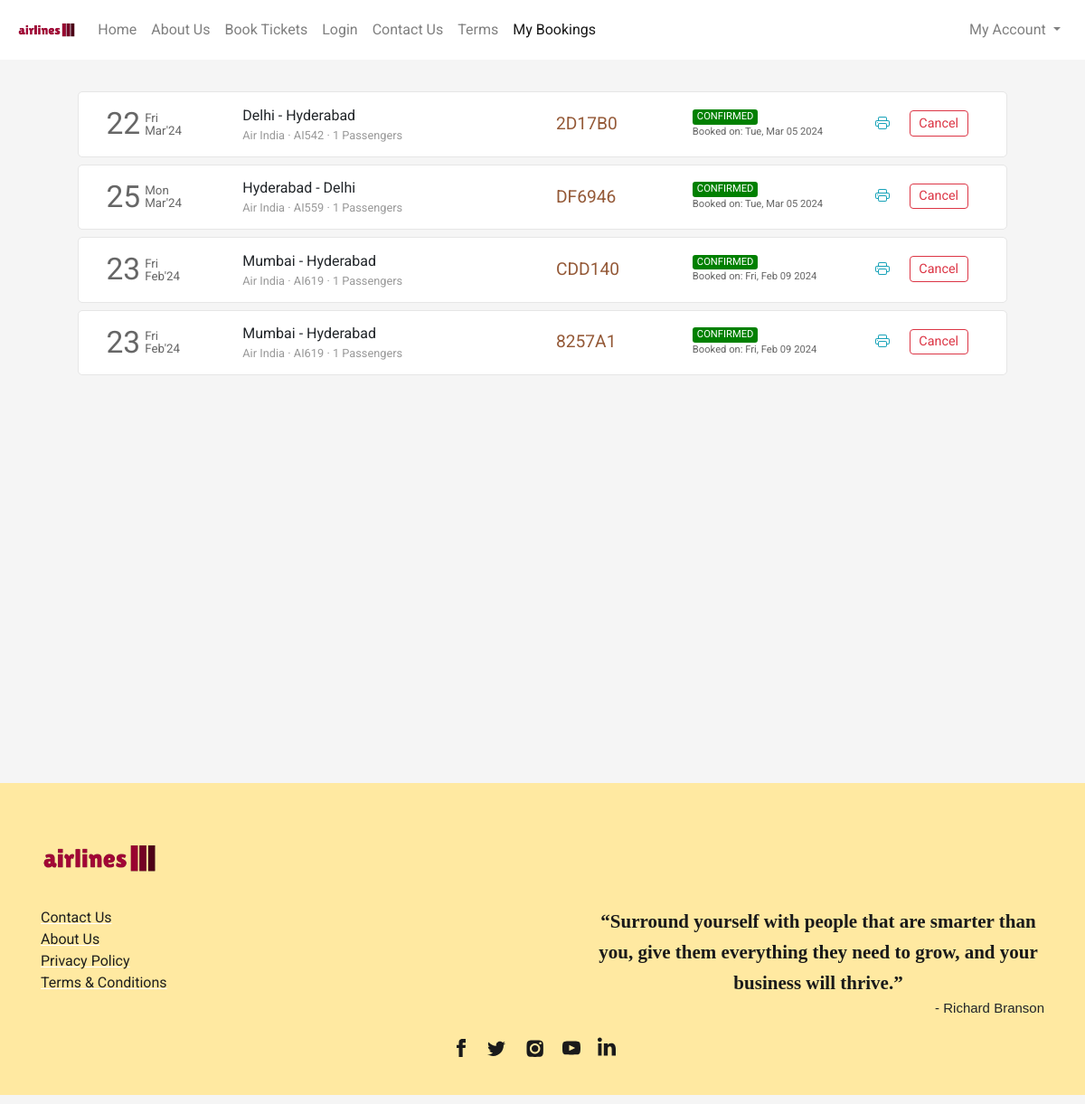
The app's page /flight/bookings (signed in) with its own data.
### flight/models.py (models this page shows, shortened)
class Ticket(models.Model):
    user = models.ForeignKey(User,on_delete=models.CASCADE,related_name="bookings", blank=True, null=True)
    ref_no = models.CharField(max_length=6, unique=True)
    passengers = models.ManyToManyField(Passenger, related_name="flight_tickets")
    flight = models.ForeignKey(Flight, on_delete=models.CASCADE, related_name="tickets", blank=True, null=True)
    flight_ddate = models.DateField(blank=True, null=True)
    flight_adate = models.DateField(blank=True, null=True)
    flight_fare = models.FloatField(blank=True,null=True)
    other_charges = models.FloatField(blank=True,null=True)
    coupon_used = models.CharField(max_length=15,blank=True)
    coupon_discount = models.FloatField(default=0.0)
    total_fare = models.FloatField(blank=True, null=True)
    seat_class = models.CharField(max_length=20, choices=SEAT_CLASS)
    booking_date = models.DateTimeField(default=datetime.now)
    mobile = models.CharField(max_length=20,blank=True)
    email = models.EmailField(max_length=45, blank=True)
    status = models.CharField(max_length=45, choices=TICKET_STATUS)

class Flight(models.Model):
    origin = models.ForeignKey(Place, on_delete=models.CASCADE, related_name="departures")
    destination = models.ForeignKey(Place, on_delete=models.CASCADE, related_name="arrivals")
    depart_time = models.TimeField(auto_now=False, auto_now_add=False)
    depart_day = models.ManyToManyField(Week, related_name="flights_of_the_day")
    duration = models.DurationField(null=True)
    arrival_time = models.TimeField(auto_now=False, auto_now_add=False)
    plane = models.CharField(max_length=24)
    airline = models.CharField(max_length=64)
    economy_fare = models.FloatField(null=True)
    business_fare = models.FloatField(null=True)
    first_fare = models.FloatField(null=True)

class Place(models.Model):
    city = models.CharField(max_length=64)
    airport = models.CharField(max_length=64)
    code = models.CharField(max_length=3)
    country = models.CharField(max_length=64)

### flight/views.py (the view)
# urls.py: path('flight/bookings', views.bookings, name="bookings"),
def bookings(request):
    if request.user.is_authenticated:
        tickets = Ticket.objects.filter(user=request.user).order_by('-booking_date')
        return render(request, 'flight/bookings.html', {
            'page': 'bookings',
            'tickets': tickets
        })
    else:
        return HttpResponseRedirect(reverse('login'))

### flight/templates/flight/bookings.html (shortened to what this page needs)
{% extends 'flight/layout.html' %}
{% load static %}
{% block head %}
    <link rel="stylesheet" href="{% static 'css/bookings_style.css' %}">
{% endblock head %}
{% block body %}
    <section class="section section1">
        <div class="container">
            {% if tickets %}
                {% for ticket in tickets %}
                    <div class="row each-booking-div" id="{{ticket.ref_no}}">
                        <div class="col-2" style="display: flex;">
                            <div style="display: flex; color: #666666; margin-top: auto;">
                                <div>
                                    <span style="font-size: 2.1em;">{{ticket.flight_ddate | date:"d"}}</span>
                                </div>
                                <div style="font-size: smaller; display: flex; margin: auto 0; padding-left: 5px; line-height: 1em;">
                                    <div style="margin: auto;">
                                        <div style="margin-bottom: 1px;">{{ticket.flight_ddate | date:"D"}}</div>
                                        <div style="margin-top: 1px;">{{ticket.flight_ddate | date:"M'y"}}</div>
                                    </div>
                                </div>
                            </div>
                        </div>
                        <div class="col-4 middle-div">
                            <div style="width:100%">
                                <div class="row places-div" style=" display: flex;">
                                    <div style="max-width: 45%;">{{ticket.flight.origin.city}}</div>
                                    <div>&nbsp;-&nbsp;</div>
                                    <div style="max-width: 45%;">{{ticket.flight.destination.city}}</div>
                                </div>
                                <div class="row places-div" style="font-size: .8em; color: #999999; ">
                                    <div style="max-width: 100%;">{{ticket.flight.airline}} &middot; {{ticket.flight.plane}} &middot; {{ticket.passengers.count}} Passengers</div>
                                </div>
                            </div>
                        </div>
                        <div class="col-2 middle-div">
                            <div style="font-size: 1.2em; color: #945937;">{{ticket.ref_no}}</div>
                        </div>
                        <div class="col-2 middle-div">
                            <div>
                                <div class="row status-div">
                                    {% if ticket.status == 'CONFIRMED' %}
                                        <div class="green">{{ticket.status}}</div>
                                    {% endif %}
                                </div>
                                <div class="row booking-date-div" style="font-size: .7em; color: #666;">
                                    {% if ticket.status == 'CONFIRMED' %}
                                        Booked on: {{ticket.booking_date | date:"D, M d Y"}}
                                    {% endif %}
                                </div>
                            </div>
                        </div>
                        <div class="col-2 last-div">
                            <div>
                                <div class="ticket-action-div">
                                    {% if ticket.status == 'CONFIRMED' %}
                                        <form action="{% url 'getticket' %}" method="get" target="_blank">
                                            <button type="submit" class="btn btn-outline-info btnp pbtn">
                                            </button>
                                        </form>
                                        <button class="btn btn-outline-danger btnp cbtn"  data-ref="{{ticket.ref_no}}" onclick="popup(this)">Cancel</button>
                                    {% endif %}
                                </div>
                            </div>
                        </div>
                    </div>
                {% endfor %}
            {% endif %}
        </div>
    </section>
{% endblock %}

### flight/templates/flight/layout.html (shortened to what this page needs)
{% load static %}
<!DOCTYPE html>
<html lang="en">
<head>
  <link rel="stylesheet" href="https://stackpath.bootstrapcdn.com/bootstrap/4.4.1/css/bootstrap.min.css">
  <link rel="stylesheet" href="https://use.typekit.net/cav5lva.css">
  <link rel="stylesheet" href="{% static 'css/layout_style.css' %}">
  {% block head %}
  {% endblock %}
</head>
<body>
  <div class="container-fluid">
    <nav class="navbar navbar-expand-lg navbar-light">
      <a class="navbar-brand" href="{% url 'index' %}">
          <img src="{% static 'img/logo.png' %}" height="34" alt="">
      </a>
      <div class="collapse navbar-collapse" id="navbarSupportedContent">
        <ul class="navbar-nav mr-auto">
          <li class="nav-item {% if not page %}active{% endif %}">
            <a class="nav-link" href="{% url 'index' %}">Home</a>
          </li>
          <li class="nav-item ">
            <a class="nav-link" href="{% url 'aboutus' %}">About Us</a>
          </li>
          <li class="nav-item ">
            <a class="nav-link" href="{% url 'form' %}">Book Tickets</a>
          </li>
          <li class="nav-item ">
            <a class="nav-link" href="{% url 'login' %}">Login</a>
          </li>
          <li class="nav-item ">
            <a class="nav-link" href="{% url 'contact' %}">Contact Us</a>
          </li>
          <li class="nav-item ">
            <a class="nav-link" href="{% url 'termsandconditions' %}">Terms</a>
          </li>
          <li class="nav-item {% if page == 'bookings' %}active{% endif %}">
            <a class="nav-link" href="{% url 'bookings' %}">My Bookings</a>
          </li>
        </ul>
        <ul class="navbar-nav">
          {% if not user.is_authenticated %}
            <li class="nav-item">
              <button class="btn btn-outline-danger" style="border-radius: 25rem;" onclick="window.location.href = '/login';">
                <svg width="1.1em" height="1.1em" viewBox="0 1.5 16 16" class="bi bi-person-fill" fill="currentColor" xmlns="http://www.w3.org/2000/svg">
                  <path fill-rule="evenodd" d="M3 14s-1 0-1-1 1-4 6-4 6 3 6 4-1 1-1 1H3zm5-6a3 3 0 1 0 0-6 3 3 0 0 0 0 6z"/>
                </svg>
                Login
              </button>
            </li>
          {% else %}
            <li class="nav-item dropdown my-account">
              <a class="nav-link dropdown-toggle" href="#" id="navbarDropdown" role="button" data-toggle="dropdown" aria-haspopup="true" aria-expanded="false">
                My Account
              </a>
            </li>
          {% endif %}
        </ul>
      </div>
    </nav>
    <main>
      {% block body %}{% endblock %}
    </main>
    <footer>
      <div class="container">
        <div>
          <div class="logo-container">
            <img src="{% static 'img/logo.png' %}">
          </div>
          <div class="footer-content">
            <div class="links-container">
              <div>
                <ul class="link-list">
                  <li class="list-item"><a class="footer-links" href="{% url 'contact' %}">Contact Us</a></li>
                  <li class="list-item"><a class="footer-links" href="{% url 'aboutus' %}">About Us</a></li>
                  <li class="list-item"><a class="footer-links" href="{% url 'privacypolicy' %}">Privacy Policy</a></li>
                  <li class="list-item"><a class="footer-links" href="{% url 'termsandconditions' %}">Terms &amp; Conditions</a></li>
                </ul>
              </div>
            </div>
            <div class="quote-container">
              <div class="quote">“Surround yourself with people that are smarter than you, give them everything they need to grow, and your business will thrive.”</div>
              <div class="quote-by">- Richard Branson</div>
            </div>
          </div>
          <div class="social-links">
            <div class="social-icons">
              <a href="#" class="social-icon">
              </a>
              <a href="#" class="social-icon">
              </a>
              <a href="#" class="social-icon">
              </a>
              <a href="#" class="social-icon">
              </a>
              <a href="#" class="social-icon">
              </a>
            </div>
          </div>
        </div>
      </div>
    </footer>
  </div>
</body>
</html>

### flight/static/css/layout_style.css (style rules this page uses)
body { margin: 0px; padding: 0px; font-family: "Rubik", sans-serif; font-weight: normal; font-style: normal; min-width: 250px; }
.container-fluid { padding-left: 0px; padding-right: 0px; }
.navbar { padding: .7rem 1.2rem; background-color: #fff; transition-duration: .2s; }
.section { background-size: cover; background-position: center; background-repeat: no-repeat; padding: 30px 50px; min-height: 100vh; }
footer { background-color: rgb(255, 233, 161); margin-top: 0px; padding-top: 1px; }
footer .container > div { font-family: Barlow, sans-serif; margin: 48px 0px 10px; flex-shrink: 0; max-width: 100%; overflow: hidden; }
.footer-content { padding-top: 20px; display: flex; -webkit-box-pack: justify; justify-content: space-between; }
.links-container { text-align: left; flex-direction: row; display: flex; }
.quote-container { text-align: right; }
.logo-container img { width: 130px; }
.links-container > div { flex: 1 0 0px; }
.links-container > div ul { padding-inline-start: 0px; margin-block-start: 0px; margin-block-end: 0px; list-style-type: none; margin-right: 50px; }
.footer-links { white-space: nowrap; color: rgb(31, 31, 31); text-decoration: underline solid rgb(255, 255, 255); transition: all 0.1s ease 0s; }
.quote-container .quote { font-family: utopia-std, serif; text-align: center; color: rgb(26, 26, 26); max-width: 500px; margin: auto; font-size: 21px; font-weight: 600; line-height: 1.6; }
.quote-container .quote-by { font-family: sans-serif; font-size: 15px; }
.social-icons { list-style-type: none; display: flex; margin: 0px auto; padding: 20px 0px; width: 100%; max-width: 200px; justify-content: space-evenly; }
.social-icons a { height: 44px; width: 44px; }

### flight/static/css/bookings_style.css (style rules this page uses)
* { font-family: 'Roboto', sans-serif; }
body { background-color: #f5f5f5; word-wrap: break-word; }
.container { cursor: pointer; }
.each-booking-div { width: 96%; margin: 5px auto 8px auto; transition-duration: .4s; padding: 10px 15px; background-color: #fff; border: 1px solid #e6e6e6; border-radius: 5px; }
.btnp { padding: .15rem .6rem; font-size: .9em; margin-top: 3px; margin-bottom: 5px; }
.each-booking-div > div { display: flex; overflow: auto; }
.each-booking-div > div > div { margin-top: auto; margin-bottom: auto; width: 100%; }
.green, .red, .orange { border-radius: 3px; color: white; padding-left: 5px; padding-right: 5px; font-size: .7em; }
.green { background-color: green; }
.ticket-action-div { display: flex; justify-content: space-evenly; }
.pbtn, .rbtn { border: 0; }

### records on screen
Ticket: flight_ddate "22", flight_ddate "Fri", flight_ddate "Mar'24", flight.origin.city "Delhi", flight.destination.city "Hyderabad", flight.airline "Air India", flight.plane "AI542", passengers.count "1", ref_no "2D17B0", status "CONFIRMED", booking_date "Tue, Mar 05 2024"
Ticket: flight_ddate "25", flight_ddate "Mon", flight_ddate "Mar'24", flight.origin.city "Hyderabad", flight.destination.city "Delhi", flight.airline "Air India", flight.plane "AI559", passengers.count "1", ref_no "DF6946", status "CONFIRMED", booking_date "Tue, Mar 05 2024"
Ticket: flight_ddate "23", flight_ddate "Fri", flight_ddate "Feb'24", flight.origin.city "Mumbai", flight.destination.city "Hyderabad", flight.airline "Air India", flight.plane "AI619", passengers.count "1", ref_no "CDD140", status "CONFIRMED", booking_date "Fri, Feb 09 2024"
Ticket: flight_ddate "23", flight_ddate "Fri", flight_ddate "Feb'24", flight.origin.city "Mumbai", flight.destination.city "Hyderabad", flight.airline "Air India", flight.plane "AI619", passengers.count "1", ref_no "8257A1", status "CONFIRMED", booking_date "Fri, Feb 09 2024"
